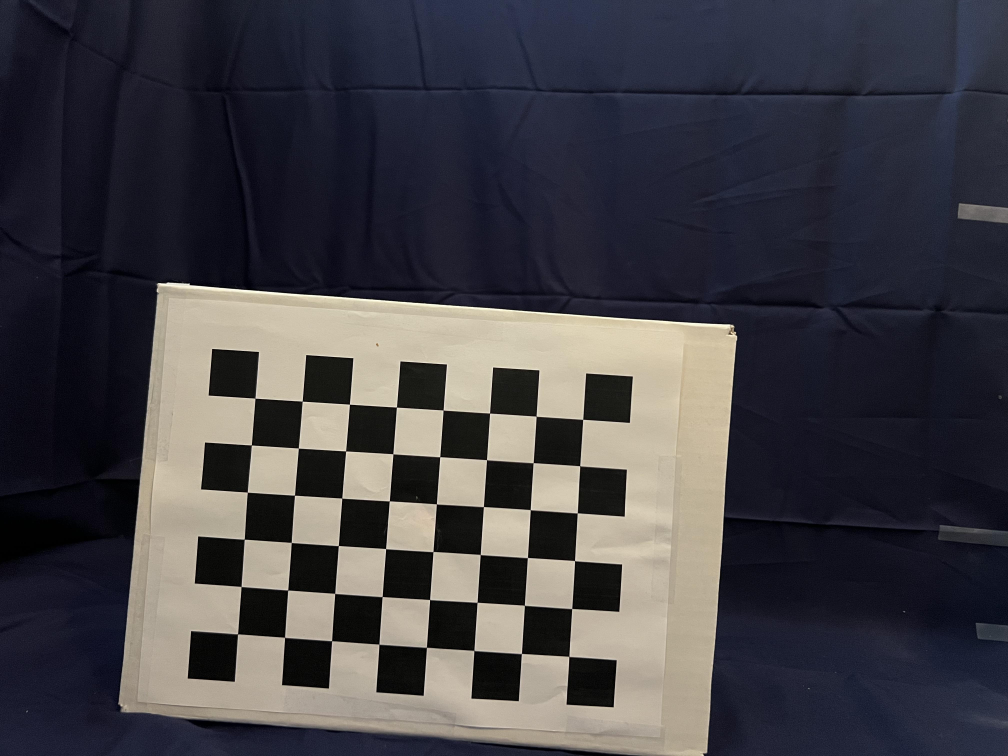
#> input picture photos/Calibration/frame_C0_01.jpg, 4032 x 3024 px (shown at 1/4 size); its folder holds only this picture in this run
$ jupyter execute calibrate.ipynb   (shell and % lines are left out)
#> lines starting #> are read from the running program, lines starting #| are printed output that depends on the picture; long printed decimals are rounded
[cell 1]
import pickle
import numpy as np
import cv2
import glob
import matplotlib.pyplot as plt

[cell 2]
calibimgfiles = '..\photos\Calibration\*.jpg'

objp = np.zeros((6*8,3), np.float32)
objp[:,:2] = 3*np.mgrid[0:8, 0:6].T.reshape(-1,2)

objpoints = [] # real world
imgpoints = [] # image

[cell 3]
images = glob.glob(calibimgfiles)

[cell 4]
count = 0
for idx, fname in enumerate(images):
    img = cv2.imread(fname)
#> img is the input picture: shape (3024, 4032, 3); mean B, G, R 69.3, 64.2, 66
    img_size = (img.shape[1], img.shape[0])
#> img_size = (4032, 3024)
    gray = cv2.cvtColor(img, cv2.COLOR_BGR2GRAY)
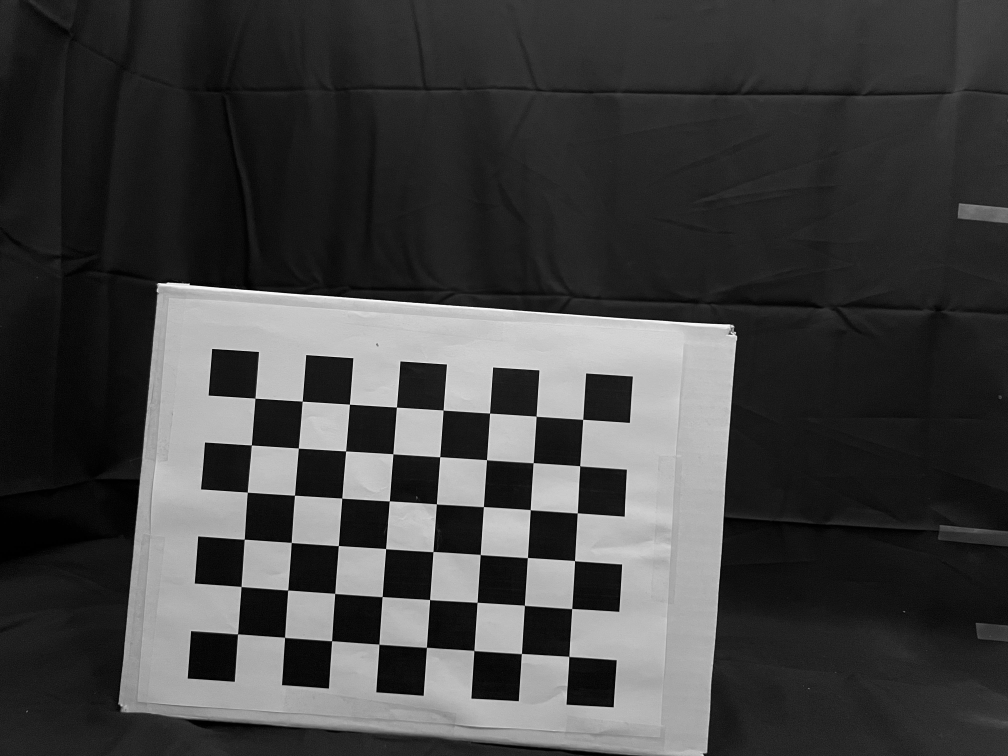
#> gray: shape (3024, 4032) (shown at 1/4 size); min 0, max 255, mean 65.3

    ret, corners = cv2.findChessboardCorners(gray, (8,6), None)
#> ret = True; corners = 48 rows, first 8: [1021.5, 1594.1], [1210.2, 1605.8], [1399.2, 1618.1], [1587.1, 1629.5], [1773.7, 1641.2], [1959.8, 1653.7], [2145.6, 1666.2], [2332.4, 1678.4]

    if ret == True:
        objpoints.append(objp)
        imgpoints.append(corners)
        cv2.drawChessboardCorners(img, (8,6), corners, ret)
        scale_percent = 30
        width = int(img.shape[1] * scale_percent / 100)
#> width = 1209
        height = int(img.shape[0] * scale_percent / 100)
#> height = 907
        dim = (width, height)
#> dim = (1209, 907)
        resized_img = cv2.resize(img, dim, interpolation=cv2.INTER_AREA)
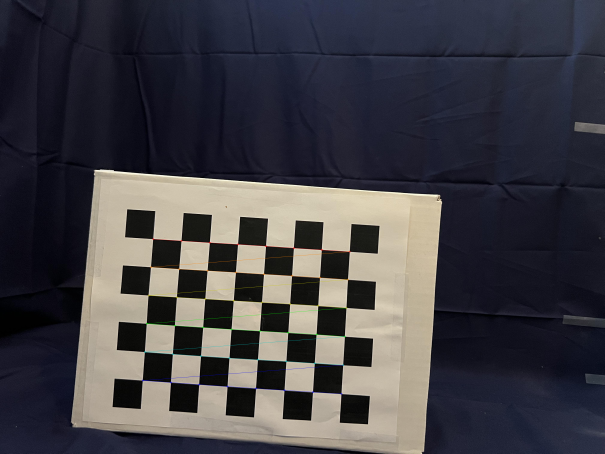
#> resized_img: shape (907, 1209, 3) (shown at 1/2 size); mean B, G, R 69.3, 64.3, 66
        cv2.imshow('img', resized_img)
        cv2.waitKey(500)

        print(fname)
        count += 1

cv2.destroyAllWindows()

[cell 5]
print(count, " images found with chessboard")

[cell 6]
ret, K, dist, rvecs, tvecs = cv2.calibrateCamera(objpoints, imgpoints, img_size,None,None)
#> ret = 0.805; K = [[16554.8, 0, 2202.5], [0, 16842.5, 1382.7], [0, 0, 1]]; dist = [[2.55, -251, 0.0275, -0.00772, -3.85]]; rvecs = ([-0.228, -0.0265, 0.0634],); tvecs = ([-18.87, 3.29, 266.9],)

print("K =",K)
#| K = [[1.65548117e+04 0.00000000e+00 2.20245409e+03]
#|  [0.00000000e+00 1.68424748e+04 1.38267647e+03]
#|  [0.00000000e+00 0.00000000e+00 1.00000000e+00]]
print("Dist = ",dist)
#| Dist =  [[ 2.55440950e+00 -2.50995751e+02  2.74915810e-02 -7.72485893e-03
#|   -3.84865442e+00]]

print("fx = ",K[0][0])
#| fx =  16554.812
print("fy = ",K[1][1])
#| fy =  16842.475
print("cx = ",K[0][2])
#| cx =  2202.454
print("cy = ",K[1][2])
#| cy =  1382.676

my_f = 0.5 * (K[0,0]+K[1,1])
#> my_f = 16698.6
my_c = K[0:2,2]
#> my_c = [2202.5, 1382.7]

print("my_f = ",my_f)
#| my_f =  16698.643
print("my_c = ",my_c)
#| my_c =  [2202.454 1382.676]

$ run again, on photos/Calibration/frame_C0_05.jpg
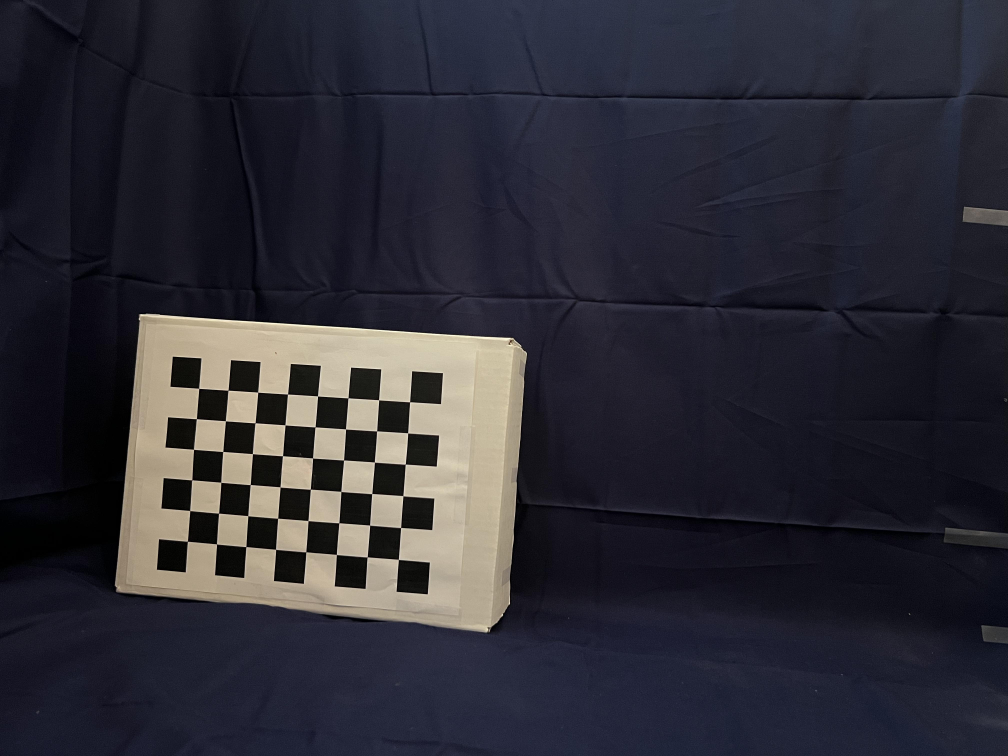
#> input picture photos/Calibration/frame_C0_05.jpg, 4032 x 3024 px (shown at 1/4 size)
#> img is the input picture: shape (3024, 4032, 3); mean B, G, R 53.1, 44.3, 45.2
#> `gray = cv2.cvtColor(img, cv2.COLOR_BGR2GRAY)`:
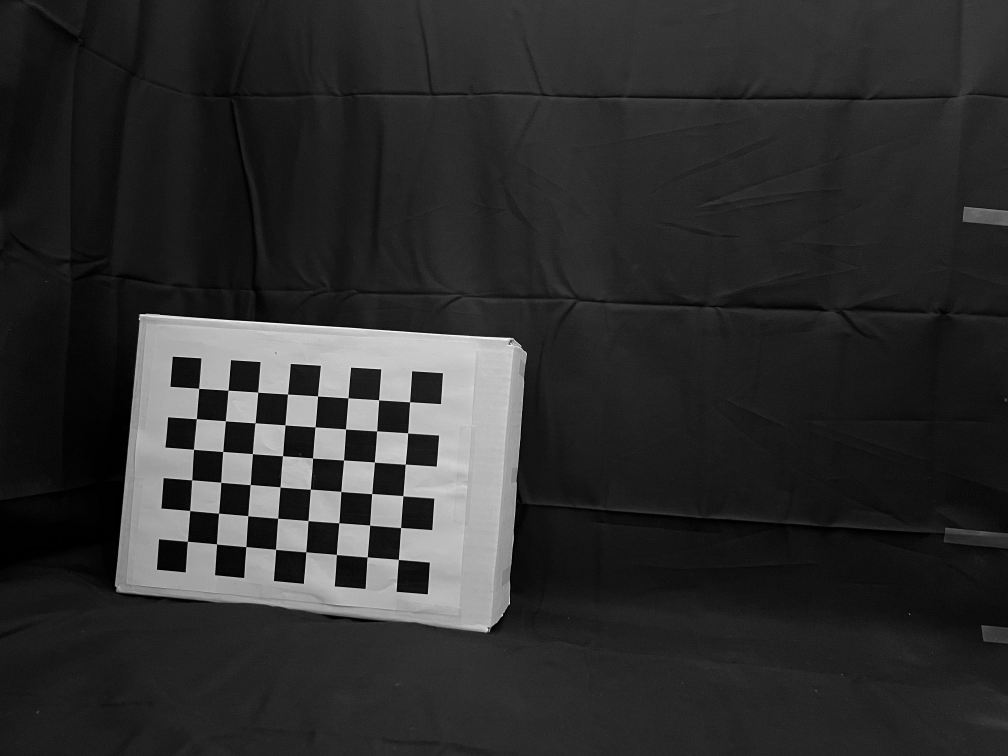
#> gray: shape (3024, 4032) (shown at 1/4 size); min 0, max 254, mean 45.6
#> `ret, corners = cv2.findChessboardCorners(gray, (8,6), None)`: ret = True; corners = 48 rows, first 8: [796.8, 1554.6], [913.5, 1562.2], [1032.6, 1569.8], [1151.6, 1577.6], [1271.8, 1585.4], [1393.6, 1592.7], [1516.2, 1600.2], [1640.4, 1608.7]
#> `ret, K, dist, rvecs, tvecs = cv2.calibrateCamera(objpoints, imgpoints,..`: ret = 0.654; K = [[6437.2, 0, 2110.3], [0, 6363.5, 1438.5], [0, 0, 1]]; dist = [[0.648, -15.07, 0.00206, 0.0398, 84.23]]; rvecs = ([-0.102, 0.0778, 0.0639],); tvecs = ([-32.1, 2.83, 154.5],)
#| K = [[6.43715872e+03 0.00000000e+00 2.11029729e+03]
#|  [0.00000000e+00 6.36354242e+03 1.43847874e+03]
#|  [0.00000000e+00 0.00000000e+00 1.00000000e+00]]
#| Dist =  [[ 6.47854940e-01 -1.50660129e+01  2.05777270e-03  3.97796573e-02
#|    8.42253724e+01]]
#| fx =  6437.159
#| fy =  6363.542
#| cx =  2110.297
#| cy =  1438.479
#> my_f = 6400.4
#> my_c = [2110.3, 1438.5]
#| my_f =  6400.351
#| my_c =  [2110.297  1438.479]

$ run again, on photos/Calibration/frame_C0_06.jpg
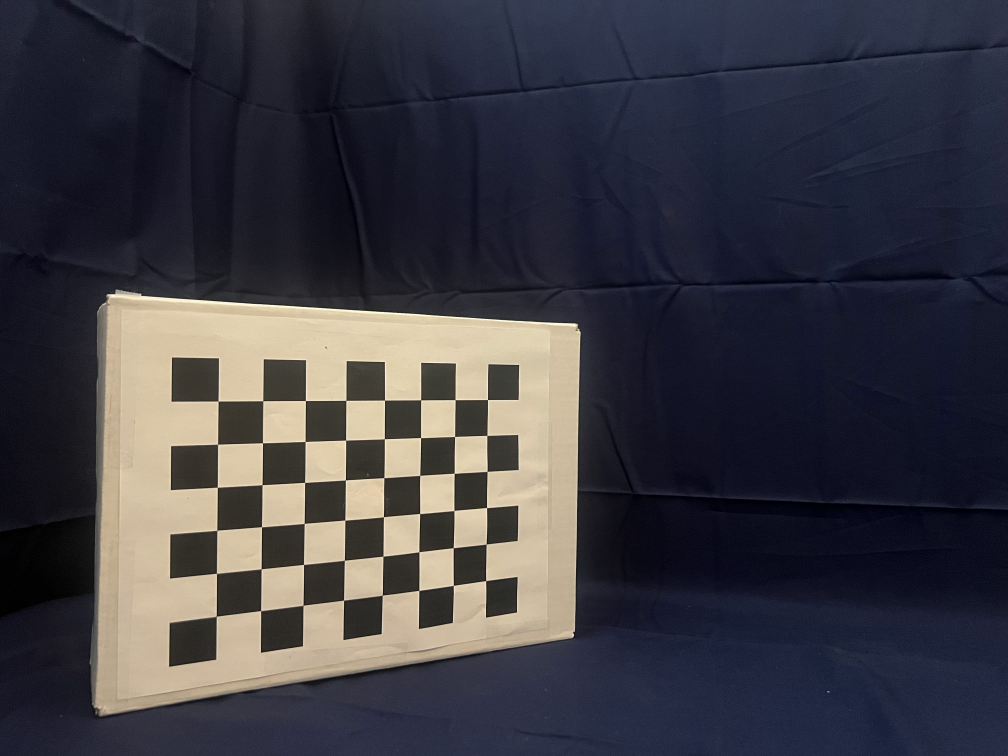
#> input picture photos/Calibration/frame_C0_06.jpg, 4032 x 3024 px (shown at 1/4 size)
#> img is the input picture: shape (3024, 4032, 3); mean B, G, R 66.7, 59.3, 60.5
#> `gray = cv2.cvtColor(img, cv2.COLOR_BGR2GRAY)`:
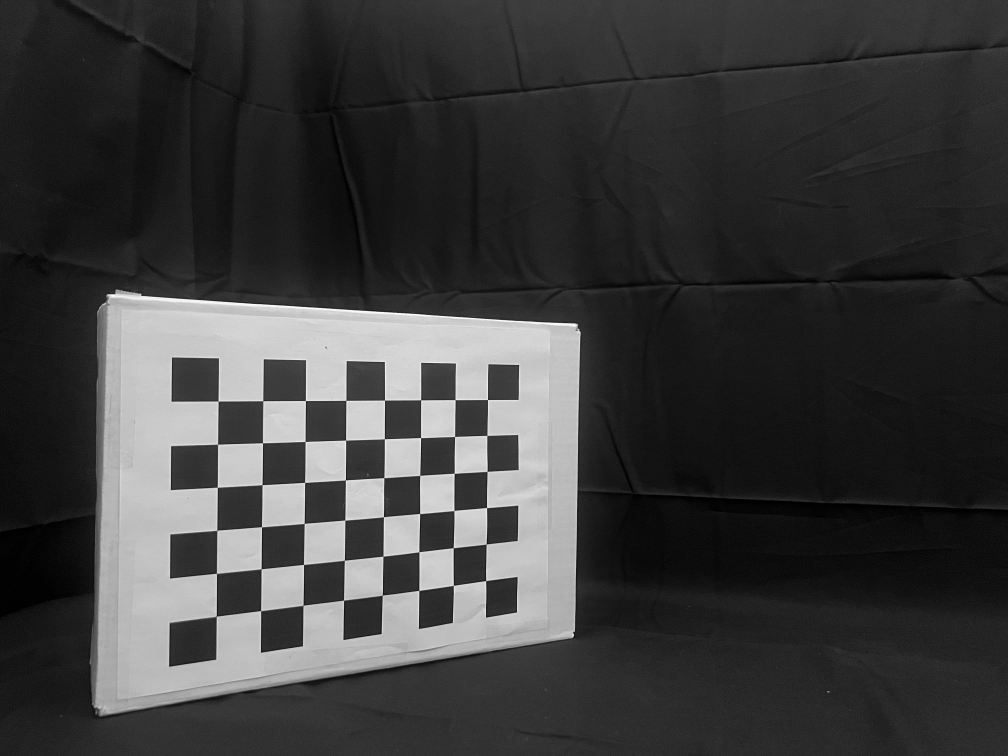
#> gray: shape (3024, 4032) (shown at 1/4 size); min 0, max 254, mean 60.5
#> `ret, corners = cv2.findChessboardCorners(gray, (8,6), None)`: ret = True; corners = 48 rows, first 8: [873.8, 1606], [1053, 1604.7], [1223.1, 1603.9], [1384.8, 1602.6], [1539.2, 1601.9], [1684.4, 1600.7], [1821.6, 1600.4], [1951.4, 1599.6]
#> `ret, K, dist, rvecs, tvecs = cv2.calibrateCamera(objpoints, imgpoints,..`: ret = 0.852; K = [[3619.8, 0, 2005], [0, 3530.3, 1512.4], [0, 0, 1]]; dist = [[0.292, -3.54, 0.00452, -0.0427, 9.85]]; rvecs = ([-0.0301, -0.549, 0.0034],); tvecs = ([-19.04, 1.6, 63.57],)
#| K = [[3.61977460e+03 0.00000000e+00 2.00495180e+03]
#|  [0.00000000e+00 3.53034445e+03 1.51238416e+03]
#|  [0.00000000e+00 0.00000000e+00 1.00000000e+00]]
#| Dist =  [[ 2.91571701e-01 -3.54365663e+00  4.51600962e-03 -4.26901782e-02
#|    9.84652326e+00]]
#| fx =  3619.775
#| fy =  3530.344
#| cx =  2004.952
#| cy =  1512.384
#> my_f = 3575.1
#> my_c = [2005, 1512.4]
#| my_f =  3575.060
#| my_c =  [2004.952 1512.384]

$ run again, on photos/Calibration/frame_C0_02.jpg
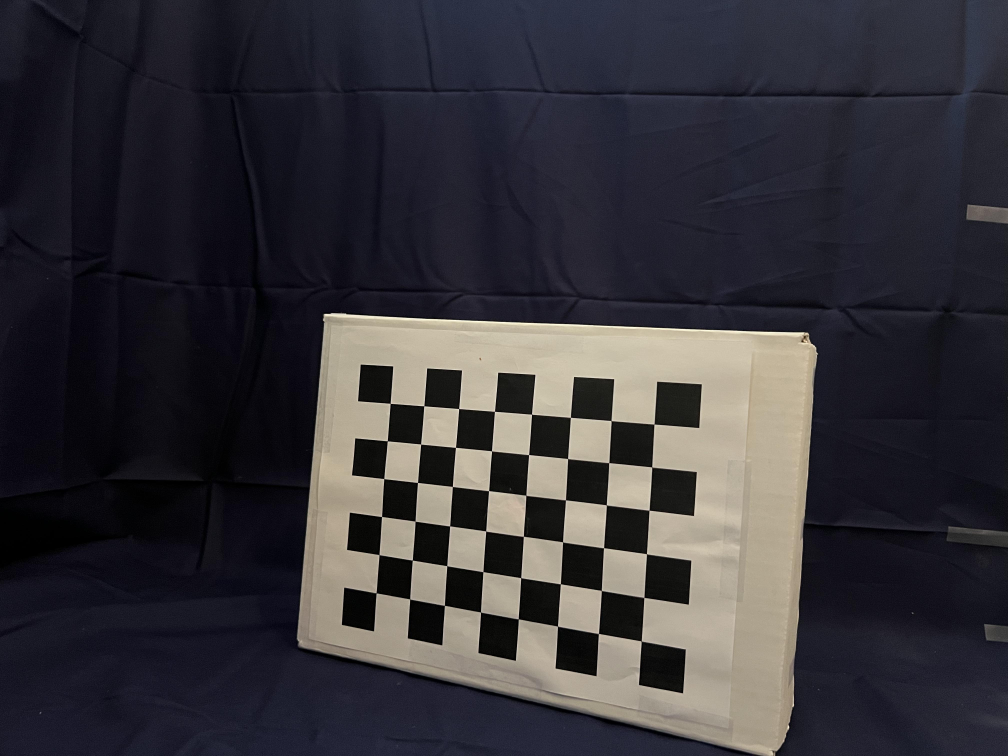
#> input picture photos/Calibration/frame_C0_02.jpg, 4032 x 3024 px (shown at 1/4 size)
#> img is the input picture: shape (3024, 4032, 3); mean B, G, R 57.2, 52, 54.1
#> `gray = cv2.cvtColor(img, cv2.COLOR_BGR2GRAY)`:
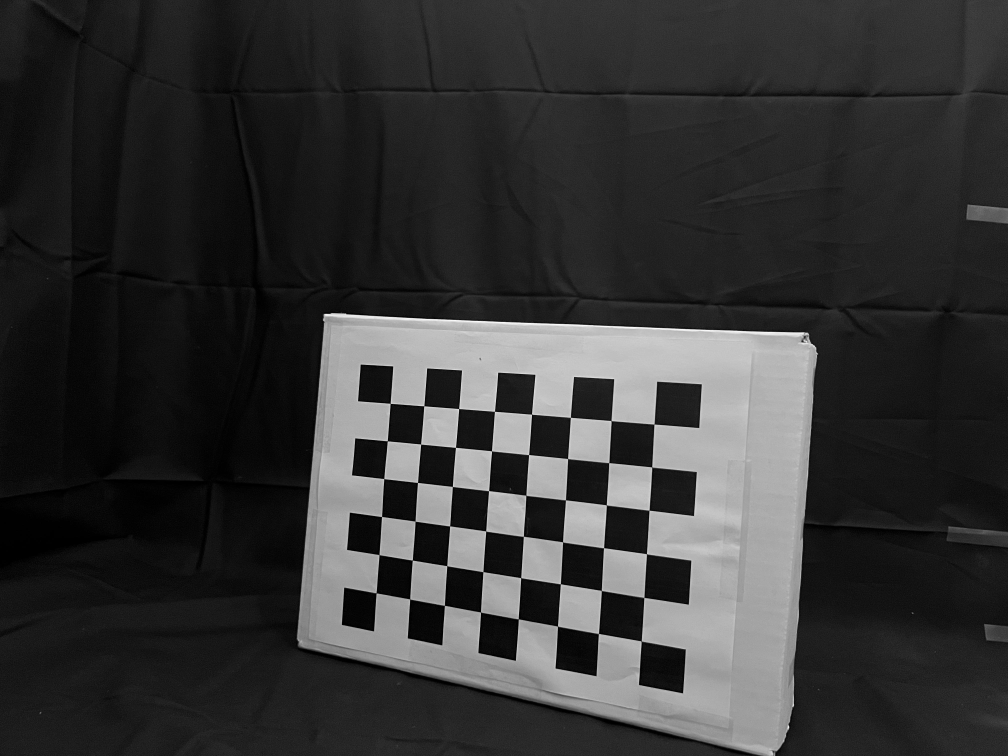
#> gray: shape (3024, 4032) (shown at 1/4 size); min 0, max 254, mean 53.2
#> `ret, corners = cv2.findChessboardCorners(gray, (8,6), None)`: ret = True; corners = 48 rows, first 8: [1562.1, 1614.8], [1697.1, 1624.7], [1836.3, 1635.6], [1979.4, 1646.6], [2127.6, 1657.9], [2283, 1670.8], [2445.2, 1684.2], [2617, 1697.7]
#> `ret, K, dist, rvecs, tvecs = cv2.calibrateCamera(objpoints, imgpoints,..`: ret = 0.798; K = [[1416.9, 0, 2090.4], [0, 1482.2, 1644.5], [0, 0, 1]]; dist = [[0.101, -0.354, 0.00394, 0.0124, 0.356]]; rvecs = ([-0.024, 0.153, 0.0744],); tvecs = ([-11.09, -0.606, 29.6],)
#| K = [[1.41685847e+03 0.00000000e+00 2.09035828e+03]
#|  [0.00000000e+00 1.48220973e+03 1.64453766e+03]
#|  [0.00000000e+00 0.00000000e+00 1.00000000e+00]]
#| Dist =  [[ 0.101 -0.3539  0.003941  0.01236  0.3555]]
#| fx =  1416.858
#| fy =  1482.210
#| cx =  2090.358
#| cy =  1644.538
#> my_f = 1449.5
#> my_c = [2090.4, 1644.5]
#| my_f =  1449.534
#| my_c =  [2090.358 1644.538]
